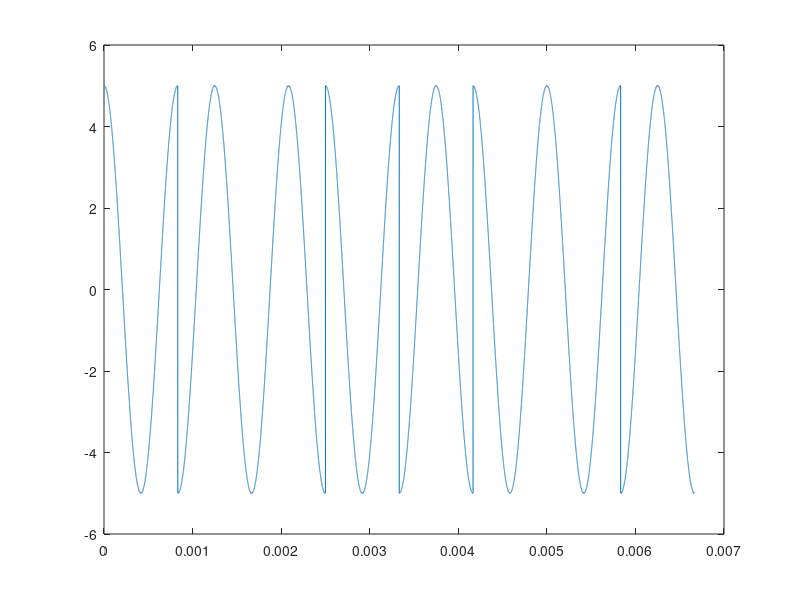

Write MATLAB code to recreate this figure.
clc;
clear;
clf;

data = [1 0 0 1 0 1 1 0];           % Data Stream
n = length(data);                   % Number of bits

E = 5;                              % Carrier Magnitude
fc = 1200;                          % Carrier Frequency
T = 1/fc;                           % Carrier Period
w = 2*pi*fc;                        
Fs = 9600;                          % Sampling Frequency

t = linspace(0,T,Fs);               % Sample 1 period of Carrier
Sym1 = E*cos(w*t);                  % Logic '1'
Sym0 = -E*cos(w*t);                 % Logic '0'

% Construct sampled BPSK signal
for i = 1:n
    if data(i) == 1
        S{i}= Sym1;
    end
    if data(i) == 0
        S{i} = Sym0;
    end
end

% Time vector only for plotting purposes
time = linspace(0,n*T,n*Fs);

% Matrix of Time samples for BPSK signal
S = [S{1} S{2} S{3} S{4} S{5} S{6} S{7} S{8}]';
plot(time,S);

% Structure used for importing BPSK signal into Simulink
BPSK.time = [];
BPSK.signals.values = S;
BPSK.signals.dimension = 1;
